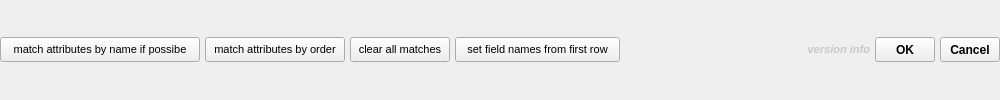
    <widget class="QFrame" name="fr_buttons">
     <property name="minimumSize">
      <size>
       <width>1000</width>
       <height>25</height>
      </size>
     </property>
     <property name="maximumSize">
      <size>
       <width>9999</width>
       <height>9999</height>
      </size>
     </property>
     <property name="frameShape">
      <enum>QFrame::NoFrame</enum>
     </property>
     <property name="frameShadow">
      <enum>QFrame::Raised</enum>
     </property>
     <layout class="QGridLayout" name="gridLayout_99">
      <property name="leftMargin">
       <number>0</number>
      </property>
      <property name="topMargin">
       <number>0</number>
      </property>
      <property name="rightMargin">
       <number>0</number>
      </property>
      <property name="bottomMargin">
       <number>0</number>
      </property>
      <property name="horizontalSpacing">
       <number>5</number>
      </property>
      <property name="verticalSpacing">
       <number>0</number>
      </property>
      <item row="0" column="0">
       <widget class="QPushButton" name="pb_match_attr_by_name_if_possible">
        <property name="enabled">
         <bool>true</bool>
        </property>
        <property name="minimumSize">
         <size>
          <width>200</width>
          <height>25</height>
         </size>
        </property>
        <property name="maximumSize">
         <size>
          <width>200</width>
          <height>25</height>
         </size>
        </property>
        <property name="baseSize">
         <size>
          <width>70</width>
          <height>0</height>
         </size>
        </property>
        <property name="font">
         <font>
          <family>MS Shell Dlg 2</family>
          <pointsize>8</pointsize>
          <weight>50</weight>
          <bold>false</bold>
         </font>
        </property>
        <property name="toolTip">
         <string>try to match the layer field names to the names of the file attributes</string>
        </property>
        <property name="styleSheet">
         <string notr="true">QPushButton:pressed { background-color: rgb(0, 50, 200) }
QPushButton:pressed { color: rgb(220, 220, 220) }</string>
        </property>
        <property name="text">
         <string>match attributes by name if possibe</string>
        </property>
        <property name="checkable">
         <bool>false</bool>
        </property>
       </widget>
      </item>
      <item row="0" column="1">
       <widget class="QPushButton" name="pb_match_attr_by_order">
        <property name="enabled">
         <bool>true</bool>
        </property>
        <property name="minimumSize">
         <size>
          <width>140</width>
          <height>25</height>
         </size>
        </property>
        <property name="maximumSize">
         <size>
          <width>140</width>
          <height>25</height>
         </size>
        </property>
        <property name="baseSize">
         <size>
          <width>70</width>
          <height>0</height>
         </size>
        </property>
        <property name="font">
         <font>
          <family>MS Shell Dlg 2</family>
          <pointsize>8</pointsize>
          <weight>50</weight>
          <bold>false</bold>
         </font>
        </property>
        <property name="toolTip">
         <string>match the attributes by order
e.g. first file attribute = first layer attribute</string>
        </property>
        <property name="styleSheet">
         <string notr="true">QPushButton:pressed { background-color: rgb(0, 50, 200) }
QPushButton:pressed { color: rgb(220, 220, 220) }</string>
        </property>
        <property name="text">
         <string>match attributes by order</string>
        </property>
        <property name="checkable">
         <bool>false</bool>
        </property>
       </widget>
      </item>
      <item row="0" column="2">
       <widget class="QPushButton" name="pb_clear_all_matches">
        <property name="enabled">
         <bool>true</bool>
        </property>
        <property name="minimumSize">
         <size>
          <width>100</width>
          <height>25</height>
         </size>
        </property>
        <property name="maximumSize">
         <size>
          <width>100</width>
          <height>25</height>
         </size>
        </property>
        <property name="baseSize">
         <size>
          <width>70</width>
          <height>0</height>
         </size>
        </property>
        <property name="font">
         <font>
          <family>MS Shell Dlg 2</family>
          <pointsize>8</pointsize>
          <weight>50</weight>
          <bold>false</bold>
         </font>
        </property>
        <property name="toolTip">
         <string>clear all attribute matches in the comboboxes</string>
        </property>
        <property name="styleSheet">
         <string notr="true">QPushButton:pressed { background-color: rgb(0, 50, 200) }
QPushButton:pressed { color: rgb(220, 220, 220) }</string>
        </property>
        <property name="text">
         <string>clear all matches</string>
        </property>
        <property name="checkable">
         <bool>false</bool>
        </property>
       </widget>
      </item>
      <item row="0" column="3">
       <widget class="QPushButton" name="pb_correct_field_names">
        <property name="enabled">
         <bool>true</bool>
        </property>
        <property name="minimumSize">
         <size>
          <width>165</width>
          <height>25</height>
         </size>
        </property>
        <property name="maximumSize">
         <size>
          <width>165</width>
          <height>25</height>
         </size>
        </property>
        <property name="baseSize">
         <size>
          <width>70</width>
          <height>0</height>
         </size>
        </property>
        <property name="font">
         <font>
          <family>MS Shell Dlg 2</family>
          <pointsize>8</pointsize>
          <weight>50</weight>
          <bold>false</bold>
         </font>
        </property>
        <property name="toolTip">
         <string>get the names for the layer fields from the entries in the first row
(warning: will double first row in source file)</string>
        </property>
        <property name="styleSheet">
         <string notr="true">QPushButton:pressed { background-color: rgb(0, 50, 200) }
QPushButton:pressed { color: rgb(220, 220, 220) }</string>
        </property>
        <property name="text">
         <string>set field names from first row</string>
        </property>
        <property name="checkable">
         <bool>false</bool>
        </property>
       </widget>
      </item>
      <item row="0" column="4">
       <widget class="QLabel" name="lb_version_info">
        <property name="minimumSize">
         <size>
          <width>200</width>
          <height>20</height>
         </size>
        </property>
        <property name="maximumSize">
         <size>
          <width>999999</width>
          <height>20</height>
         </size>
        </property>
        <property name="font">
         <font>
          <family>MS Shell Dlg 2</family>
          <pointsize>8</pointsize>
          <weight>75</weight>
          <italic>true</italic>
          <bold>true</bold>
         </font>
        </property>
        <property name="styleSheet">
         <string notr="true">color: rgb(200, 200, 200);
</string>
        </property>
        <property name="text">
         <string>version info</string>
        </property>
        <property name="alignment">
         <set>Qt::AlignRight|Qt::AlignTrailing|Qt::AlignVCenter</set>
        </property>
       </widget>
      </item>
      <item row="0" column="5">
       <widget class="QPushButton" name="pb_ok">
        <property name="enabled">
         <bool>true</bool>
        </property>
        <property name="minimumSize">
         <size>
          <width>60</width>
          <height>25</height>
         </size>
        </property>
        <property name="maximumSize">
         <size>
          <width>60</width>
          <height>25</height>
         </size>
        </property>
        <property name="baseSize">
         <size>
          <width>70</width>
          <height>0</height>
         </size>
        </property>
        <property name="font">
         <font>
          <family>MS Shell Dlg 2</family>
          <pointsize>9</pointsize>
          <weight>75</weight>
          <bold>true</bold>
         </font>
        </property>
        <property name="toolTip">
         <string>execute manuel selection</string>
        </property>
        <property name="styleSheet">
         <string notr="true">QPushButton:pressed { background-color: rgb(0, 50, 200) }
QPushButton:pressed { color: rgb(220, 220, 220) }</string>
        </property>
        <property name="text">
         <string>OK</string>
        </property>
        <property name="checkable">
         <bool>false</bool>
        </property>
       </widget>
      </item>
      <item row="0" column="6">
       <widget class="QPushButton" name="pb_cancel">
        <property name="minimumSize">
         <size>
          <width>60</width>
          <height>25</height>
         </size>
        </property>
        <property name="maximumSize">
         <size>
          <width>60</width>
          <height>25</height>
         </size>
        </property>
        <property name="baseSize">
         <size>
          <width>70</width>
          <height>0</height>
         </size>
        </property>
        <property name="font">
         <font>
          <family>MS Shell Dlg 2</family>
          <pointsize>9</pointsize>
          <weight>75</weight>
          <bold>true</bold>
         </font>
        </property>
        <property name="toolTip">
         <string>cancel manuel selection</string>
        </property>
        <property name="styleSheet">
         <string notr="true">QPushButton:pressed { background-color: rgb(0, 50, 200) }
QPushButton:pressed { color: rgb(220, 220, 220) }</string>
        </property>
        <property name="text">
         <string>Cancel</string>
        </property>
        <property name="checkable">
         <bool>false</bool>
        </property>
       </widget>
      </item>
     </layout>
    </widget>
